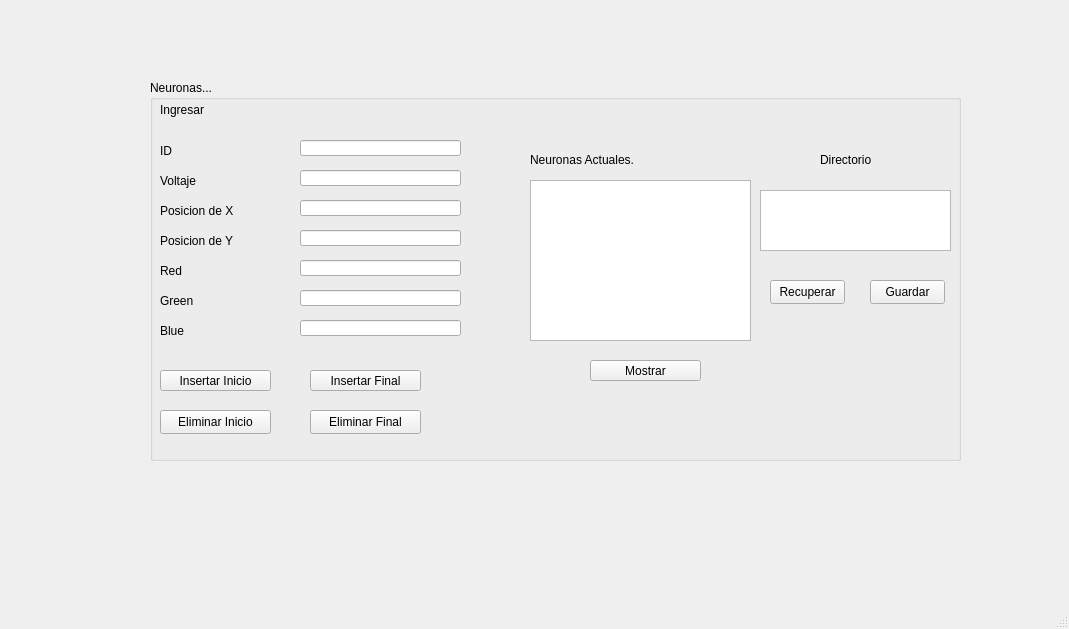
<?xml version="1.0" encoding="UTF-8"?>
<ui version="4.0">
 <class>MainWindow</class>
 <widget class="QMainWindow" name="MainWindow">
  <property name="geometry">
   <rect>
    <x>0</x>
    <y>0</y>
    <width>1069</width>
    <height>629</height>
   </rect>
  </property>
  <property name="windowTitle">
   <string>MainWindow</string>
  </property>
  <widget class="QWidget" name="centralwidget">
   <widget class="QGroupBox" name="BoxN">
    <property name="geometry">
     <rect>
      <x>150</x>
      <y>80</y>
      <width>811</width>
      <height>381</height>
     </rect>
    </property>
    <property name="title">
     <string>Neuronas...</string>
    </property>
    <widget class="QPushButton" name="pushButton">
     <property name="geometry">
      <rect>
       <x>10</x>
       <y>290</y>
       <width>111</width>
       <height>21</height>
      </rect>
     </property>
     <property name="text">
      <string>Insertar Inicio</string>
     </property>
    </widget>
    <widget class="QLabel" name="label">
     <property name="geometry">
      <rect>
       <x>10</x>
       <y>20</y>
       <width>251</width>
       <height>20</height>
      </rect>
     </property>
     <property name="text">
      <string>Ingresar </string>
     </property>
    </widget>
    <widget class="QLineEdit" name="datoN">
     <property name="geometry">
      <rect>
       <x>150</x>
       <y>60</y>
       <width>161</width>
       <height>16</height>
      </rect>
     </property>
     <property name="text">
      <string/>
     </property>
    </widget>
    <widget class="QLineEdit" name="datoN_2">
     <property name="geometry">
      <rect>
       <x>150</x>
       <y>90</y>
       <width>161</width>
       <height>16</height>
      </rect>
     </property>
    </widget>
    <widget class="QLineEdit" name="datoN_3">
     <property name="geometry">
      <rect>
       <x>150</x>
       <y>120</y>
       <width>161</width>
       <height>16</height>
      </rect>
     </property>
    </widget>
    <widget class="QLineEdit" name="datoN_4">
     <property name="geometry">
      <rect>
       <x>150</x>
       <y>150</y>
       <width>161</width>
       <height>16</height>
      </rect>
     </property>
    </widget>
    <widget class="QLineEdit" name="datoN_5">
     <property name="geometry">
      <rect>
       <x>150</x>
       <y>180</y>
       <width>161</width>
       <height>16</height>
      </rect>
     </property>
    </widget>
    <widget class="QLineEdit" name="datoN_6">
     <property name="geometry">
      <rect>
       <x>150</x>
       <y>210</y>
       <width>161</width>
       <height>16</height>
      </rect>
     </property>
    </widget>
    <widget class="QLineEdit" name="datoN_7">
     <property name="geometry">
      <rect>
       <x>150</x>
       <y>240</y>
       <width>161</width>
       <height>16</height>
      </rect>
     </property>
    </widget>
    <widget class="QPushButton" name="pushButton_2">
     <property name="geometry">
      <rect>
       <x>160</x>
       <y>290</y>
       <width>111</width>
       <height>21</height>
      </rect>
     </property>
     <property name="text">
      <string>Insertar Final</string>
     </property>
    </widget>
    <widget class="QPushButton" name="pushButton_7">
     <property name="geometry">
      <rect>
       <x>440</x>
       <y>280</y>
       <width>111</width>
       <height>21</height>
      </rect>
     </property>
     <property name="text">
      <string>Mostrar</string>
     </property>
    </widget>
    <widget class="QLabel" name="label_2">
     <property name="geometry">
      <rect>
       <x>380</x>
       <y>70</y>
       <width>251</width>
       <height>20</height>
      </rect>
     </property>
     <property name="text">
      <string>Neuronas Actuales.</string>
     </property>
    </widget>
    <widget class="QLabel" name="label_3">
     <property name="geometry">
      <rect>
       <x>10</x>
       <y>60</y>
       <width>111</width>
       <height>21</height>
      </rect>
     </property>
     <property name="text">
      <string>ID</string>
     </property>
    </widget>
    <widget class="QLabel" name="label_4">
     <property name="geometry">
      <rect>
       <x>10</x>
       <y>90</y>
       <width>111</width>
       <height>21</height>
      </rect>
     </property>
     <property name="text">
      <string>Voltaje</string>
     </property>
    </widget>
    <widget class="QLabel" name="label_5">
     <property name="geometry">
      <rect>
       <x>10</x>
       <y>120</y>
       <width>111</width>
       <height>21</height>
      </rect>
     </property>
     <property name="text">
      <string>Posicion de X</string>
     </property>
    </widget>
    <widget class="QLabel" name="label_6">
     <property name="geometry">
      <rect>
       <x>10</x>
       <y>150</y>
       <width>111</width>
       <height>21</height>
      </rect>
     </property>
     <property name="text">
      <string>Posicion de Y</string>
     </property>
    </widget>
    <widget class="QLabel" name="label_7">
     <property name="geometry">
      <rect>
       <x>10</x>
       <y>180</y>
       <width>111</width>
       <height>21</height>
      </rect>
     </property>
     <property name="text">
      <string>Red</string>
     </property>
    </widget>
    <widget class="QLabel" name="label_8">
     <property name="geometry">
      <rect>
       <x>10</x>
       <y>210</y>
       <width>111</width>
       <height>21</height>
      </rect>
     </property>
     <property name="text">
      <string>Green</string>
     </property>
    </widget>
    <widget class="QLabel" name="label_9">
     <property name="geometry">
      <rect>
       <x>10</x>
       <y>240</y>
       <width>111</width>
       <height>21</height>
      </rect>
     </property>
     <property name="text">
      <string>Blue</string>
     </property>
    </widget>
    <widget class="QPlainTextEdit" name="TextEdit">
     <property name="geometry">
      <rect>
       <x>380</x>
       <y>100</y>
       <width>221</width>
       <height>161</height>
      </rect>
     </property>
    </widget>
    <widget class="QPushButton" name="EliminarInicioB">
     <property name="geometry">
      <rect>
       <x>10</x>
       <y>330</y>
       <width>111</width>
       <height>24</height>
      </rect>
     </property>
     <property name="text">
      <string>Eliminar Inicio</string>
     </property>
    </widget>
    <widget class="QPushButton" name="Open_File">
     <property name="geometry">
      <rect>
       <x>720</x>
       <y>200</y>
       <width>75</width>
       <height>24</height>
      </rect>
     </property>
     <property name="text">
      <string>Guardar</string>
     </property>
    </widget>
    <widget class="QPushButton" name="EliminarFinalB">
     <property name="geometry">
      <rect>
       <x>160</x>
       <y>330</y>
       <width>111</width>
       <height>24</height>
      </rect>
     </property>
     <property name="text">
      <string>Eliminar Final</string>
     </property>
    </widget>
    <widget class="QPlainTextEdit" name="TextoD">
     <property name="geometry">
      <rect>
       <x>610</x>
       <y>110</y>
       <width>191</width>
       <height>61</height>
      </rect>
     </property>
    </widget>
    <widget class="QLabel" name="label_10">
     <property name="geometry">
      <rect>
       <x>670</x>
       <y>70</y>
       <width>61</width>
       <height>20</height>
      </rect>
     </property>
     <property name="text">
      <string>Directorio</string>
     </property>
    </widget>
    <widget class="QPushButton" name="Open_File_2">
     <property name="geometry">
      <rect>
       <x>620</x>
       <y>200</y>
       <width>75</width>
       <height>24</height>
      </rect>
     </property>
     <property name="text">
      <string>Recuperar</string>
     </property>
    </widget>
   </widget>
  </widget>
  <widget class="QMenuBar" name="menubar">
   <property name="geometry">
    <rect>
     <x>0</x>
     <y>0</y>
     <width>1069</width>
     <height>22</height>
    </rect>
   </property>
  </widget>
  <widget class="QStatusBar" name="statusbar"/>
 </widget>
 <resources/>
 <connections/>
</ui>
